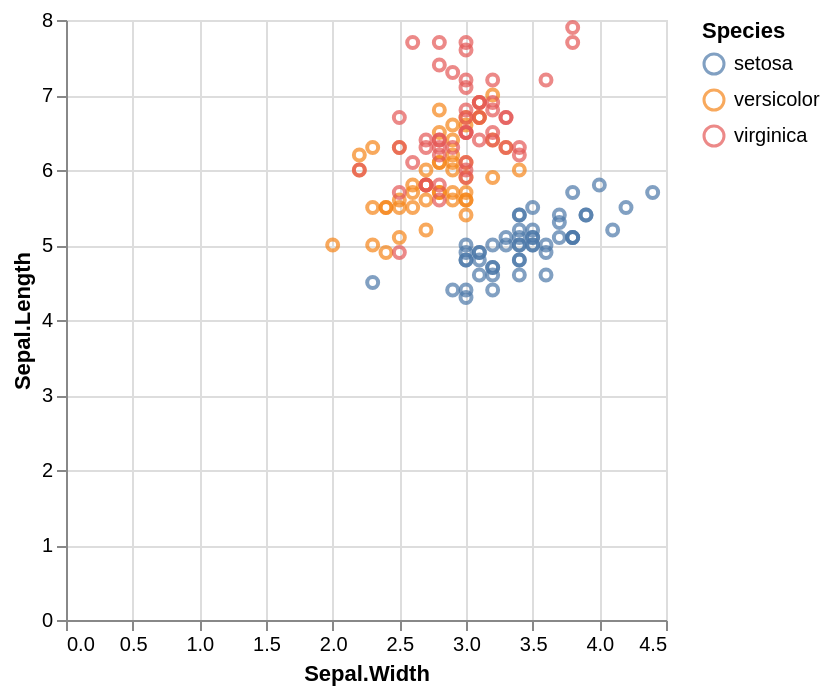

The Vega-Lite source for this figure:
### Vega-Lite specification from a JSON file in a GitHub repository (floating-point values rounded to 4 significant figures; data arrays with more than 128 entries replaced by an {"elided": "..."} marker saying what was removed)
{"$schema": "https://vega.github.io/schema/vega-lite/v3.json", "datasets": {"data-00": {"elided": "150 records"}}, "layer": [{"data": {"name": "data-00"}, "mark": "point", "encoding": {"x": {"field": "Sepal\\.Width", "type": "quantitative", "title": "Sepal.Width"}, "y": {"field": "Sepal\\.Length", "type": "quantitative", "title": "Sepal.Length"}, "stroke": {"field": "Species", "type": "nominal", "title": "Species"}}}]}
